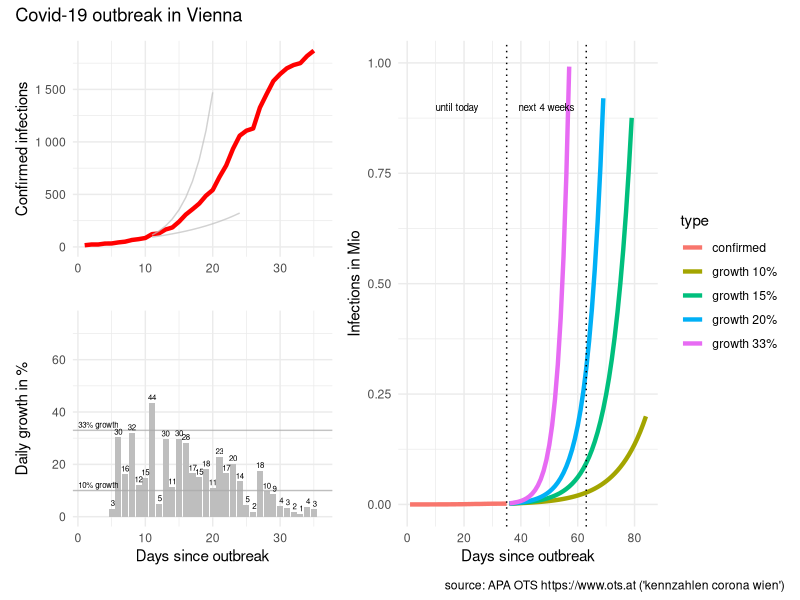
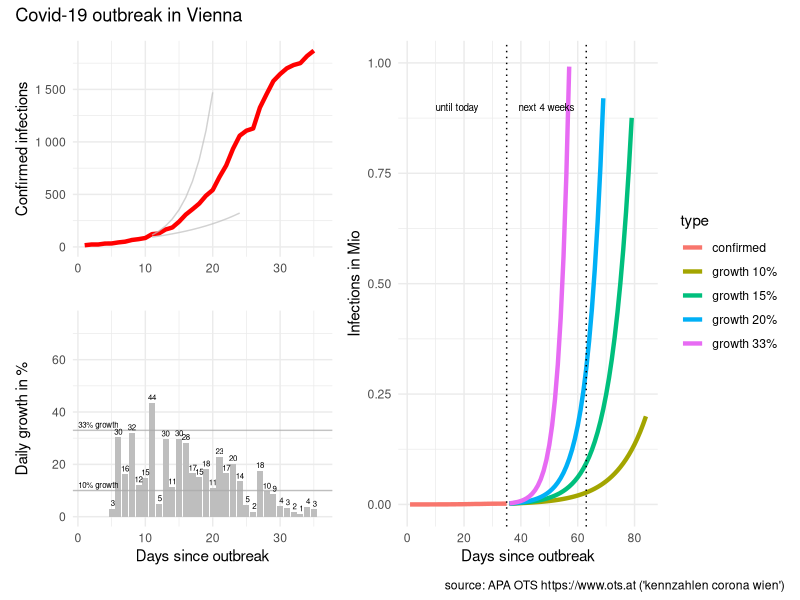

These figures' R source, in order:
# packages
library(tidyverse)
library(scales)
library(patchwork)

# reported infections
# source: APA OTS (https://www.ots.at)
# keywords: "kennzahlen corona wien"
infected <- c(
   16, #"2020-03-05"
   23, #"2020-03-06"
   23, #"2020-03-07"
   32, #"2020-03-08"
   33, #"2020-03-09"
   43, #"2020-03-10"
   50, #"2020-03-11"
   66, #"2020-03-12"
   74, #"2020-03-13"
   85, #"2020-03-14"
  122, #"2020-03-15"
  128, #"2020-03-16"
  166, #"2020-03-17"
  185, #"2020-03-18"
  240, #"2020-03-19"
  308, #"2020-03-20"
  359, #"2020-03-21"
  413, #"2020-03-22"
  488, #"2020-03-23"
  542, #"2020-03-24"
  666, #"2020-03-25"
  776, #"2020-03-26"
  933, #"2020-03-27"
 1059, #"2020-03-28"
 1107, #"2020-03-29"
 1128, #"2020-03-30"
 1327, #"2020-03-31"
 1456, #"2020-04-01"
 1580, #"2020-04-02"
 1646, #"2020-04-03"
 1701, #"2020-04-04"
 1732, #"2020-04-05" 
 1750, #"2020-04-06"
 1818, #"2020-04-07"
 1869
)

# prepare data
data <- tibble(infected = infected)

data <- data %>% 
  mutate(type = "confirmed",
         day = row_number()) %>% 
  arrange(day) %>% 
  mutate(new_abs = infected - lag(infected),
         new_pct = new_abs / lag(infected) * 100)

# predict
predict_corona <- function(data, infection_rate, days)  {
  
  future <- seq(from = max(data$day) + 1, to = max(data$day)+days-1)
  infected_all <- NULL
  infected_act <- max(data$infected)
  infected_predict <- NULL
  for (i in seq_along(future))  {
    infected_act <- infected_act * infection_rate
    infected_all <- c(infected_all, infected_act)
  }
  
  data2 <- tibble(type = paste0("growth ", (infection_rate-1)*100,"%"),
                  day = future, 
                  infected = infected_all)
  data2
  
} # predict_corona

# predict for different growth
predict_days <- 50 #57

data_50 <- data %>% 
  predict_corona(infection_rate = 1.50, days = predict_days)

data_40 <- data %>% 
  predict_corona(infection_rate = 1.40, days = predict_days)

data_33 <- data %>% 
  predict_corona(infection_rate = 1.33, days = predict_days)

data_20 <- data %>% 
  predict_corona(infection_rate = 1.20, days = predict_days)

data_15 <- data %>% 
  predict_corona(infection_rate = 1.15, days = predict_days)

data_10 <- data %>% 
  predict_corona(infection_rate = 1.10, days = predict_days)

# combine dataset
data_plot <- data %>% 
  bind_rows(data_33, data_20, data_15, data_10)


# visualise data
# infected
last_day <- length(data$infected)
p0 <- data_plot %>% 
  mutate(infected_M = infected / 1000000) %>%
  ggplot(aes(day, infected_M, color = type)) + 
  geom_line(size = 1.5) +
  geom_vline(xintercept = c(last_day, last_day + 28), 
             linetype = "dotted") +
  ylim(0,1) +
  xlab("Days since outbreak") +
  ylab("Infections in Mio") + 
  #ggtitle("Covid-19 outbreak in Vienna") +
  theme_minimal()+
  annotate("text", last_day/2, 0.9, 
           label = "until today", size = 2.5) +
  annotate("text", last_day+14, 0.9, 
           label = "next 4 weeks", size = 2.5)

#############################################

# data for reference line 33% growth (Austria)
data_line_start <- tibble(
  day = 10,
  infected = 85
)

# predict 10%/33% growth (days since 50 cases)
data_line10 <- predict_corona(
  data_line_start,
  infection_rate = 1.10,
  days = 15)

data_line33 <- predict_corona(
  data_line_start,
  infection_rate = 1.33,
  days = 15)

# infected
p1 <- data %>% 
  mutate(infected_M = infected / 1000000) %>% 
  ggplot(aes(day, infected)) + 
  geom_line(size = 1.5, color = "red") +
  geom_line(data = data_line10, 
            aes(day,infected), color = "grey", alpha = 0.7) +
  geom_line(data = data_line33, 
            aes(day,infected), color = "grey", alpha = 0.7) +
  xlim(c(1,length(infected)+1)) +
  #ylim(0,max(infected)) +
  scale_y_continuous(labels=function(x) format(x, big.mark = " ", scientific = FALSE),
                     limits=c(0,max(infected)) ) +
  #  xlab("Days since outbreak") +
  xlab("") +
  ylab("Confirmed infections") + 
#  ggtitle("Covid-19 outbreak in Vienna") +
  theme_minimal()
  
# daily growth infected
p2 <- data %>% 
  filter(day >= 5) %>% 
  ggplot(aes(day, new_pct)) +
  geom_col(fill = "grey") +
  geom_hline(yintercept = 10, color = "darkgrey", alpha = 0.7) +
  geom_hline(yintercept = 33, color = "darkgrey", alpha = 0.7) +
  geom_text(aes(day, new_pct, 
                label = paste0(format(new_pct, digits=1))),
            size = 2, vjust = "bottom", nudge_y = 1) +
  xlim(c(1,length(infected)+1)) +
  ylim(c(0,75)) +
  xlab("Days since outbreak") +
  ylab("Daily growth in %") + 
#  ggtitle("Covid-19 outbreak in Vienna") +
  theme_minimal() +
  annotate("text", 3, 10+1, 
           label = "10% growth",
           size = 2,vjust = "bottom")  +
  annotate("text", 3, 33+1, 
           label = "33% growth",
           size = 2,vjust = "bottom") 
  

# combine plots
p <- ((p1 / p2) | p0) + plot_annotation('Covid-19 outbreak in Vienna',
                            caption = "source: APA OTS https://www.ots.at ('kennzahlen corona wien')")
# plot
p

# save plot
p %>% ggsave(filename = "covid-19-vienna.png", 
             device = "png",
             width = 7, height = 4)
